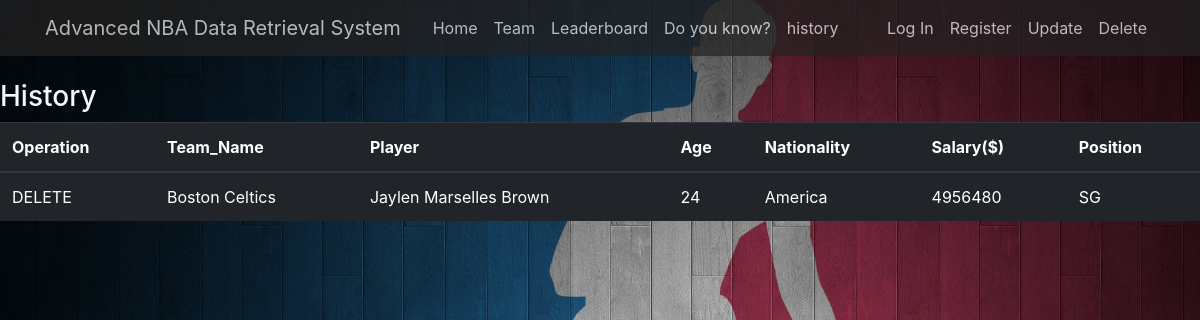
The app's page /history with its own data.
### tables this page shows
CREATE TABLE Player_history (
  'Operation' varchar(10) default NULL,
  `Team_Name` varchar(21) DEFAULT NULL,
  `Player_ID` int(2) DEFAULT NULL,
  `Player_name` varchar(24) DEFAULT NULL,
  `Player_Age` int(2) DEFAULT NULL,
  `Nationality` varchar(18) DEFAULT NULL,
  `Salary` int(8) DEFAULT NULL,
  `Position` varchar(2) DEFAULT NULL
);

### flaskblog.py (the view)
@app.route("/history")
def test():
    conn = sqlite3.connect('NBA.db')
    conn.row_factory = dict_factory
    c = conn.cursor()
    c.execute("SELECT * FROM Player_history")
    posts = c.fetchall()
    return render_template('history.html', posts=posts)

### flaskblog.py (called while the page is built)
def dict_factory(cursor, row):
    d = {}
    for idx, col in enumerate(cursor.description):
        d[col[0]] = row[idx]
    return d

### templates/history.html (shortened to what this page needs)
{% extends "layout.html" %}
{% block content %}
<h3 style="color: aliceblue">History</h3>
<table class="table table-hover table-dark" >
  <thead  >
  <tr>
      <th>Operation</th>
      <th>Team_Name</th>
      <th>Player</th>
      <th>Age</th>
      <th>Nationality</th>
      <th>Salary($)</th>
      <th>Position</th>
  </tr>
  </thead>
  <tbody>
  {% for post in posts %}
      <tr>
        <td>{{post.Operation}}</td>
        <td>{{post.Team_Name}}</td>
        <td>{{post.Player_name}}</td>
        <td>{{post.Player_Age }}</td>
        <td>{{post.Nationality }}</td>
        <td>{{post.Salary }}</td>
        <td>{{post.Position }}</td>
      </tr>
  {% endfor %}
  </tbody>
</table>
{% endblock content %}

### static/test9.css (style rules this page uses)
body { background: #fafafa; color: #333333; margin-top: 5rem; }
h1, h2, h3, h4, h5, h6 { color:rgb(0, 0, 0); }

### templates/history.html (style rules this page uses)
body { background-image: url("/static/img/nbabg.jpg"); background-size: cover; background-attachment:fixed; }

### records on screen
Player_history: Operation "DELETE", Team_Name "Boston Celtics", Player_name "Jaylen Marselles Brown", Player_Age "24", Nationality "America", Salary "4956480", Position "SG"
